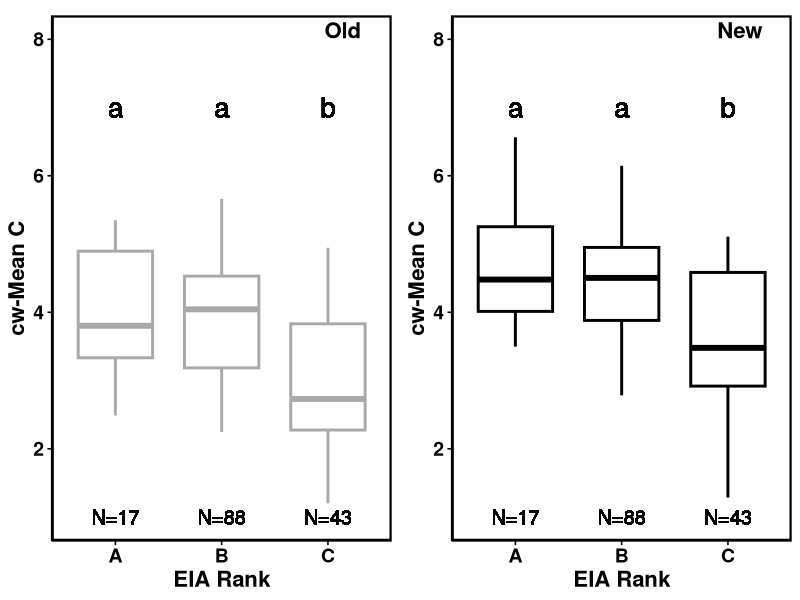

Generate this figure with R:
#(lmtest) 
require(ggpubr)
require(ggplot2)
#library(plyr)
#library(qpcR)
#library(scales)
library(car)
library(here)

#select data by macrogroup
#modified

FQA_EIA_1_2018<-read.csv(here("data", "FQA_EIA_1_2018.csv"))
FQA.data <- FQA_EIA_1_2018



### Box PLOTS all types cwmean c


#clean data, get rid of blanks,ensure EIA_RANK is coded as factor 
FQA.data_rank<-subset(FQA.data,EIA_RANK_NOSIZE!="")
FQA.data_rank$EIA_RANK_NOSIZE<-as.factor(as.character(FQA.data_rank$EIA_RANK_NOSIZE))

#get sample sizes using table function for cross-tab
my.sizes<-table(FQA.data_rank$EIA_RANK_NOSIZE)

#new metric cwCOC, ANOVA and posthoc groupings
AOV_avCOC <- aov(FQA.data_rank$cwCOC ~ FQA.data_rank$EIA_RANK_NOSIZE)
my.anova<-(Anova(AOV_avCOC, type="III"))
summary(AOV_avCOC )
TukeyHSD(AOV_avCOC )

#table of means, in case needed 
model.tables(AOV_avCOC , type="means")

#ANOVA and post-hoc test to get groupings for old metric 
AOV_OLDavCOC <- aov(FQA.data_rank$OLDcwCOC ~ FQA.data_rank$EIA_RANK_NOSIZE)
my.anova<-(Anova(AOV_OLDavCOC, type="III"))
summary(AOV_OLDavCOC )
TukeyHSD(AOV_OLDavCOC )
model.tables(AOV_OLDavCOC, type="means")



##code below saves boxplots as png file 
## manualy codes in labels for significant groupings (a, b, c, etc)- better if grabbed from file
png(here("figures/MEboxplot_all_CWmeanC_pub2_2021.png"), width=1300, height=1000, res=216)
newMeanC.plot<-ggboxplot(FQA.data_rank, x = "EIA_RANK_NOSIZE", y = "cwCOC", size=1, color="black" )+ 
  ylim(1,8)+
  ggtitle("New")+
  labs(x = "EIA Rank", y="cw-Mean C")+
  font("xylab", size = 16, face="bold")+
  font("xy.text", size = 14, color = "black", face = "bold")+
  geom_text(x=1, y=7, label="a", size=7)+
  geom_text(x=2, y=7, label="a", size=7)+
  geom_text(x=3, y=7, label="b", size=7)+
  geom_text(x=1, y=1, label=paste("N=", my.sizes[1], sep=""),size=5)+
  geom_text(x=2, y=1, label=paste("N=", my.sizes[2], sep=""),size=5)+
  geom_text(x=3, y=1, label=paste("N=", my.sizes[3], sep=""),size=5)+
  theme(plot.title = element_text(hjust= 0.9, margin = margin(t = 10, b = -20), size=16, face = "bold"),  panel.border = element_rect(colour = "black", fill=NA, size=1.5), legend.position="none")

oldMeanC.plot<-ggboxplot(FQA.data_rank, x = "EIA_RANK_NOSIZE", y = "OLDcwCOC", size=1, color="darkgray" )+ 
  ylim(1,8)+
  ggtitle("Old")+
  labs(x = "EIA Rank", y="cw-Mean C")+
  font("xylab", size = 16, face="bold")+
  font("xy.text", size = 14, color = "black", face = "bold")+
  geom_text(x=1, y=7, label="a", size=7)+
  geom_text(x=2, y=7, label="a", size=7)+
  geom_text(x=3, y=7, label="b", size=7)+
  geom_text(x=1, y=1, label=paste("N=", my.sizes[1], sep=""),size=5)+
  geom_text(x=2, y=1, label=paste("N=", my.sizes[2], sep=""),size=5)+
  geom_text(x=3, y=1, label=paste("N=", my.sizes[3], sep=""),size=5)+
  theme(plot.title =element_text(hjust= 0.9, margin = margin(t = 10, b = -20), size=16, face = "bold"),  panel.border = element_rect(colour = "black", fill=NA, size=1.5), legend.position="none")

ggarrange(oldMeanC.plot,newMeanC.plot, ncol=2)
dev.off()





























